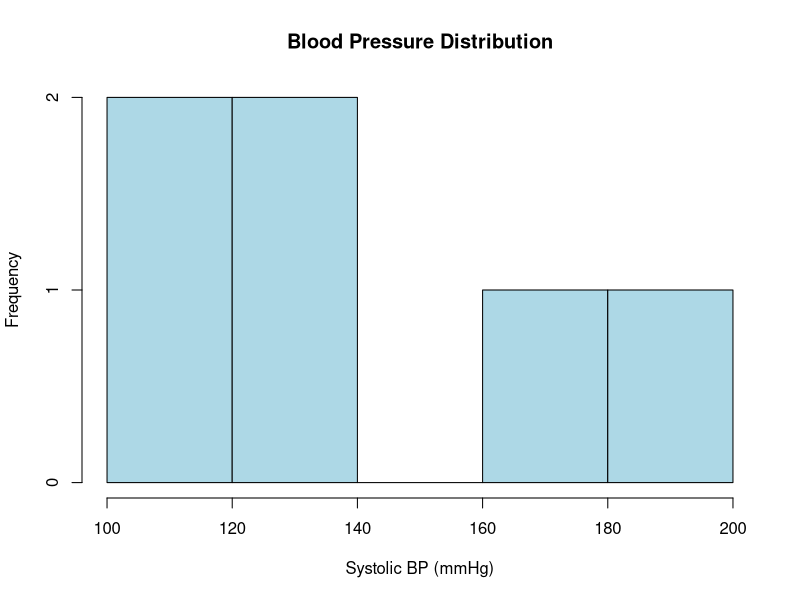
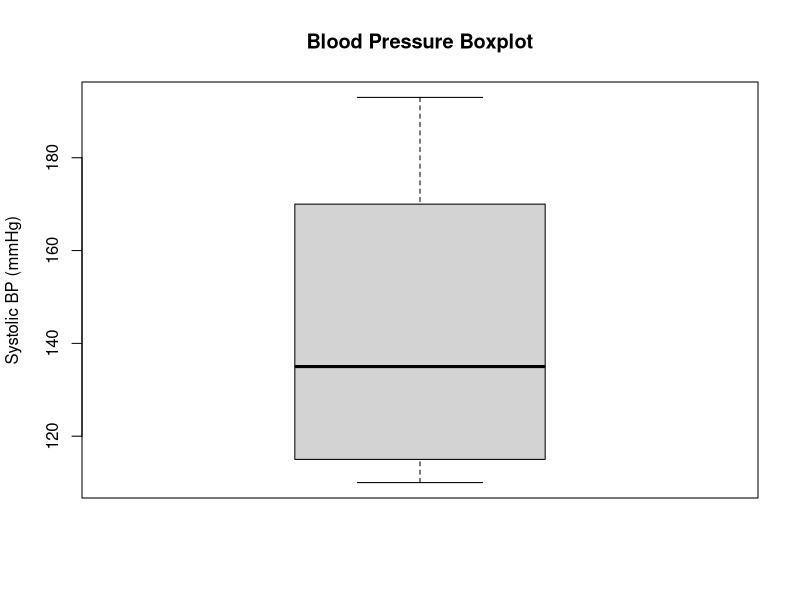
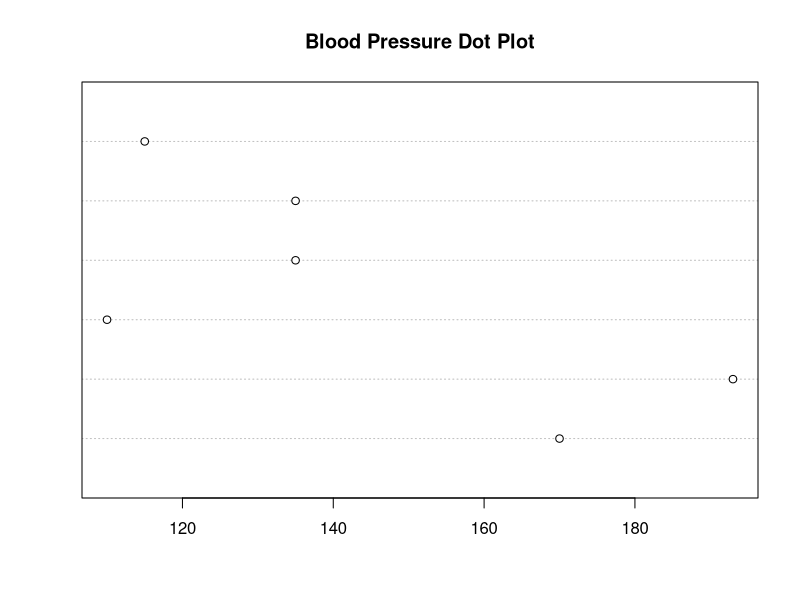

The R source for these figures, in order:
# H524 Introduction to Biostatistics
# In-Class Worksheet Part A - ANSWER KEY
# Topic: Introduction to R, Data Presentation, Numerical Summary Measures

# ============================================================================
# Part 1: Getting Started with R
# ============================================================================

# Exercise 1.1: Basic R Operations

# 1. Use R as a calculator
3 * 2 + 4
# Answer: 10

# 2. Create a simple vector of systolic blood pressure readings
blood_pressure <- c(170, 193, 110, 135, 135, 115)
# This creates a numeric vector with 6 blood pressure values

# Discussion Questions:
# - How do you create a vector in R?
#   Use the c() function with values separated by commas
# - What does the c() function do?
#   It combines (concatenates) values into a vector

# ============================================================================
# Part 2: Data Types and Classification
# ============================================================================

# Exercise 2.1: Identifying Data Types
# Variables classified as: Nominal, Ordinal, Discrete, or Continuous

# Blood type (A, B, AB, O) - Nominal: Categories with no natural order
# Pain level (none, mild, moderate, severe) - Ordinal: Categories with clear ordering
# Number of hospitalizations this year - Discrete: Countable whole numbers
# Body temperature (°F) - Continuous: Can be measured to any level of precision
# Treatment group (control, low dose, high dose) - Nominal: Categories with no inherent order

# Exercise 2.2: AI Enhancement Activity
# Sample AI-Generated Code for creating different data types:

# Nominal data - blood type
blood_type <- factor(c("A", "B", "AB", "O"))

# Ordinal data - pain level
pain_level <- factor(c("none", "mild", "moderate", "severe"),
                     levels = c("none", "mild", "moderate", "severe"),
                     ordered = TRUE)

# Discrete data - hospitalizations
hospitalizations <- c(0, 1, 2, 1, 0, 3)

# Continuous data - temperature
temperature <- c(98.6, 99.2, 97.8, 100.1, 98.9)

# Nominal data - treatment group
treatment <- factor(c("control", "low dose", "high dose"))

# Key learning: Use factor() for categorical data, with ordered = TRUE for ordinal data

# ============================================================================
# Part 3: Descriptive Statistics
# ============================================================================

# Exercise 3.1: Measures of Central Tendency
# Using the blood pressure data: c(170, 193, 110, 135, 135, 115)

# Create the data
blood_pressure <- c(170, 193, 110, 135, 135, 115)

# Calculate mean
mean_bp <- mean(blood_pressure)
mean_bp  # 143

# Calculate median
median_bp <- median(blood_pressure)
median_bp  # 135

# Find the mode (most frequent value)
table(blood_pressure)  # Shows 135 appears twice
# Mode: 135

# Order the data
ordered_bp <- sort(blood_pressure)
ordered_bp  # 110 115 135 135 170 193

# Hand Calculations Results:
# Mean: 143 mmHg (170+193+110+135+135+115)/6 = 858/6 = 143
# Median: 135 mmHg (135+135)/2 = 135 (middle values)
# Mode: 135 mmHg (appears twice)

# ============================================================================
# Part 4: Measures of Variability
# ============================================================================

# Exercise 4.1: Spread of Data

# Create the data
blood_pressure <- c(170, 193, 110, 135, 135, 115)

# Calculate range
max_bp <- max(blood_pressure)  # 193
min_bp <- min(blood_pressure)  # 110
range_bp <- max_bp - min_bp    # 83

# Calculate variance
var_bp <- var(blood_pressure)  # 1116.4

# Calculate standard deviation
sd_bp <- sd(blood_pressure)    # 33.41

# Calculate standard error of the mean
n <- length(blood_pressure)    # 6
sem_bp <- sd_bp / sqrt(n)      # 13.64

# Results Summary:
# Range: 83 mmHg (193 - 110)
# Variance: 1116.4 mmHg^2 (sample variance)
# Standard Deviation: 33.41 mmHg (square root of variance)
# Standard Error of Mean: 13.64 mmHg (33.41/√6)

# Discussion: These measures tell us the blood pressure data has considerable
# spread (range = 83), high variability (SD = 33.41), and the mean has
# substantial uncertainty (SEM = 13.64).

# ============================================================================
# Part 5: AI-Enhanced Data Exploration
# ============================================================================

# Exercise 5.1: Using AI for Data Summary
# Prompt: "Help me create a comprehensive summary of this blood pressure
# dataset: c(170, 193, 110, 135, 135, 115). Include all relevant descriptive
# statistics and suggest appropriate visualizations."

# Blood pressure data analysis
blood_pressure <- c(170, 193, 110, 135, 135, 115)

# Comprehensive summary
summary(blood_pressure)
#   Min. 1st Qu.  Median    Mean 3rd Qu.    Max.
#    110     125     135     143     158     193

# Additional statistics
length(blood_pressure)    # n = 6
sd(blood_pressure)        # SD = 33.41
var(blood_pressure)       # Var = 1116.4
range(blood_pressure)     # Range: 110 193
IQR(blood_pressure)       # IQR = 33

# Suggested visualizations
hist(blood_pressure, main="Blood Pressure Distribution",
     xlab="Systolic BP (mmHg)", col="lightblue")

boxplot(blood_pressure, main="Blood Pressure Boxplot",
        ylab="Systolic BP (mmHg)")

dotchart(blood_pressure, main="Blood Pressure Dot Plot")

# Verification Steps - Sample Answers:
# - Run the code and check if results match: Yes, all calculations match hand calculations
# - Do the suggested visualizations make sense? Yes, histogram shows distribution,
#   boxplot shows quartiles and outliers, dot plot shows individual values
# - Are there any errors or improvements needed? Code is correct, might add axis
#   labels for clarity

# What you learned from AI - Sample Answers:
# - New R functions discovered: summary(), IQR(), dotchart()
# - Visualization suggestions: histogram, boxplot, dot chart
# - Any surprising insights: IQR = 33, shows middle 50% spread

# ============================================================================
# Wrap-up Discussion
# ============================================================================

# Reflection Questions - Sample Answers:
# 1. When might you prefer mean vs. median?
#    Use median when data is skewed or has outliers; use mean when data is
#    normally distributed
# 2. How can AI tools help while ensuring accuracy?
#    AI generates code quickly, but always verify results by hand or with known
#    datasets; check for logical errors
# 3. What's one new R function you learned?
#    Examples: factor(), summary(), IQR(), table()

# AI Usage Documentation - Sample:
# - AI tools used: GitHub Copilot, ChatGPT
# - Key prompts: "Generate R code for data summary", "Best way to store categorical data"
# - Verification methods: Hand calculations, checking output against expected results
# - Errors found and corrected: None in this exercise, but always double-check factor levels
